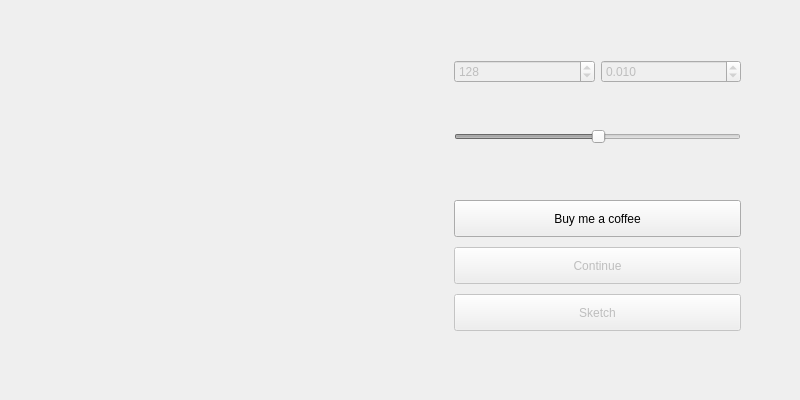
<?xml version="1.0" encoding="UTF-8"?>
<ui version="4.0">
 <class>MainWindow</class>
 <widget class="QMainWindow" name="MainWindow">
  <property name="geometry">
   <rect>
    <x>0</x>
    <y>0</y>
    <width>800</width>
    <height>400</height>
   </rect>
  </property>
  <property name="windowTitle">
   <string>MainWindow</string>
  </property>
  <property name="styleSheet">
   <string notr="true"/>
  </property>
  <property name="iconSize">
   <size>
    <width>50</width>
    <height>50</height>
   </size>
  </property>
  <widget class="QWidget" name="centralwidget">
   <widget class="QWidget" name="gridLayoutWidget">
    <property name="geometry">
     <rect>
      <x>10</x>
      <y>10</y>
      <width>781</width>
      <height>371</height>
     </rect>
    </property>
    <layout class="QGridLayout" name="layout_main" columnstretch="1,1">
     <item row="0" column="0">
      <layout class="QVBoxLayout" name="layout_left">
       <property name="leftMargin">
        <number>40</number>
       </property>
       <property name="topMargin">
        <number>30</number>
       </property>
       <property name="rightMargin">
        <number>20</number>
       </property>
       <property name="bottomMargin">
        <number>30</number>
       </property>
       <item>
        <widget class="QLabel" name="label_image">
         <property name="text">
          <string/>
         </property>
         <property name="pixmap">
          <pixmap resource="../res/resources.qrc">:/new/main/blank.png</pixmap>
         </property>
         <property name="scaledContents">
          <bool>false</bool>
         </property>
         <property name="alignment">
          <set>Qt::AlignCenter</set>
         </property>
        </widget>
       </item>
      </layout>
     </item>
     <item row="0" column="1">
      <layout class="QVBoxLayout" name="layout_right" stretch="1,1">
       <property name="sizeConstraint">
        <enum>QLayout::SetFixedSize</enum>
       </property>
       <item>
        <layout class="QVBoxLayout" name="settings">
         <property name="sizeConstraint">
          <enum>QLayout::SetFixedSize</enum>
         </property>
         <property name="leftMargin">
          <number>50</number>
         </property>
         <property name="rightMargin">
          <number>50</number>
         </property>
         <item>
          <layout class="QHBoxLayout" name="values">
           <property name="topMargin">
            <number>50</number>
           </property>
           <property name="bottomMargin">
            <number>40</number>
           </property>
           <item>
            <widget class="QSpinBox" name="spinbox_midvalue">
             <property name="enabled">
              <bool>false</bool>
             </property>
             <property name="minimum">
              <number>1</number>
             </property>
             <property name="maximum">
              <number>255</number>
             </property>
             <property name="value">
              <number>128</number>
             </property>
            </widget>
           </item>
           <item>
            <widget class="QDoubleSpinBox" name="spinbox_delay">
             <property name="enabled">
              <bool>false</bool>
             </property>
             <property name="decimals">
              <number>3</number>
             </property>
             <property name="value">
              <double>0.010000000000000</double>
             </property>
            </widget>
           </item>
          </layout>
         </item>
         <item>
          <widget class="QSlider" name="slider_midvalue">
           <property name="enabled">
            <bool>false</bool>
           </property>
           <property name="maximum">
            <number>255</number>
           </property>
           <property name="value">
            <number>128</number>
           </property>
           <property name="orientation">
            <enum>Qt::Horizontal</enum>
           </property>
          </widget>
         </item>
        </layout>
       </item>
       <item>
        <layout class="QGridLayout" name="buttons" rowstretch="1,1,1" columnstretch="0" columnminimumwidth="0">
         <property name="sizeConstraint">
          <enum>QLayout::SetFixedSize</enum>
         </property>
         <property name="leftMargin">
          <number>50</number>
         </property>
         <property name="topMargin">
          <number>50</number>
         </property>
         <property name="rightMargin">
          <number>50</number>
         </property>
         <property name="bottomMargin">
          <number>50</number>
         </property>
         <property name="spacing">
          <number>10</number>
         </property>
         <item row="0" column="0">
          <widget class="QPushButton" name="button_donate">
           <property name="enabled">
            <bool>true</bool>
           </property>
           <property name="sizePolicy">
            <sizepolicy hsizetype="Minimum" vsizetype="Preferred">
             <horstretch>0</horstretch>
             <verstretch>20</verstretch>
            </sizepolicy>
           </property>
           <property name="baseSize">
            <size>
             <width>0</width>
             <height>0</height>
            </size>
           </property>
           <property name="autoFillBackground">
            <bool>false</bool>
           </property>
           <property name="text">
            <string>Buy me a coffee</string>
           </property>
           <property name="autoDefault">
            <bool>false</bool>
           </property>
           <property name="default">
            <bool>false</bool>
           </property>
           <property name="flat">
            <bool>false</bool>
           </property>
          </widget>
         </item>
         <item row="1" column="0">
          <widget class="QPushButton" name="button_start">
           <property name="enabled">
            <bool>false</bool>
           </property>
           <property name="sizePolicy">
            <sizepolicy hsizetype="Minimum" vsizetype="Preferred">
             <horstretch>0</horstretch>
             <verstretch>0</verstretch>
            </sizepolicy>
           </property>
           <property name="text">
            <string>Continue</string>
           </property>
          </widget>
         </item>
         <item row="2" column="0">
          <widget class="QPushButton" name="button_sketch">
           <property name="enabled">
            <bool>false</bool>
           </property>
           <property name="sizePolicy">
            <sizepolicy hsizetype="Minimum" vsizetype="Preferred">
             <horstretch>0</horstretch>
             <verstretch>0</verstretch>
            </sizepolicy>
           </property>
           <property name="text">
            <string>Sketch</string>
           </property>
          </widget>
         </item>
        </layout>
       </item>
      </layout>
     </item>
    </layout>
   </widget>
  </widget>
 </widget>
 <resources>
  <include location="../res/resources.qrc"/>
 </resources>
 <connections/>
</ui>
